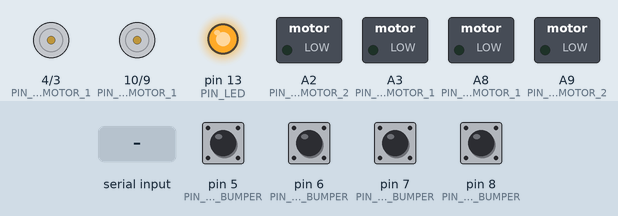
Simulated run of this program. Board: Teensy 3. Shown: motor-driver pin pairs drawn as motors (green arrow = first pin HIGH = forward, orange = second pin HIGH = backward, longer = more drive), switched loads named in the program (green lamp = pin HIGH), output pins drawn as LEDs (lit = HIGH). The test bench sets the inputs (shaded band); at power-on: pin 5 (PIN_LEFT_BUMPER), pin 6 (PIN_BACK_BUMPER), pin 7 (PIN_FRONT_BUMPER), pin 8 (PIN_RIGHT_BUMPER) HIGH.

Above: at 1.2 s.
1.3 s: "U90\n" received over Serial
At 2.6 s:
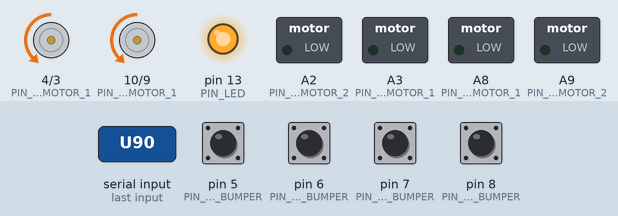
Timing chart, 0 to 4.3 s (numbered marks = the images above; inputs shaded):
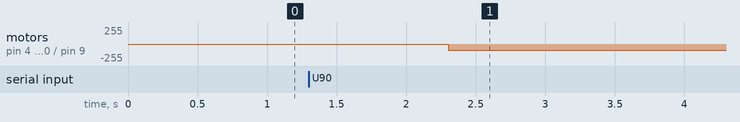

The program:

main.cpp
```cpp
/*
 * File: robotMCU
 * --------------
 * Erick Blankenberg, Beck Goodloe, Josiah Clark
 * ME210
 * 2/5/2019
 * Final
 *
 * Description:
 * 	Allows for the raspberry pi to drive around
 */

/*------------------------------ Library Includes ----------------------------*/

#include <Arduino.h>
#include <Metro.h>

/*------------------------------ Pin Definitions -----------------------------*/

// Utility
#define PIN_LED 13

// Bumper pins, make sure to use input pullup. Is high when depressed.
#define PIN_RIGHT_BUMPER  8
#define PIN_LEFT_BUMPER  5
#define PIN_BACK_BUMPER 6
#define PIN_FRONT_BUMPER 7 // BAD

// Motor pins
#define PIN_NORTH_MOTOR_1 4
#define PIN_NORTH_MOTOR_2 3
#define PIN_SOUTH_MOTOR_1 10
#define PIN_SOUTH_MOTOR_2 9
#define PIN_EAST_MOTOR_1  17
#define PIN_EAST_MOTOR_2  16
#define PIN_WEST_MOTOR_1  22
#define PIN_WEST_MOTOR_2  23

/*----------------------------- Global Variables -----------------------------*/

// Timeout timer
#define TIMEOUT 50 // (ms) how long until bot should halt if connection fails
static Metro TimeOut = Metro(TIMEOUT);

/*----------------------------------- Main -----------------------------------*/

void setup() {
  // Really runs at full USB speed
  Serial.begin(9600);
  pinMode(PIN_LED, OUTPUT);
  digitalWrite(PIN_LED, HIGH);

  //Drive train pins
  pinMode(PIN_NORTH_MOTOR_1, OUTPUT);
  pinMode(PIN_NORTH_MOTOR_2, OUTPUT);
  pinMode(PIN_SOUTH_MOTOR_1, OUTPUT);
  pinMode(PIN_SOUTH_MOTOR_2, OUTPUT);
  pinMode(PIN_EAST_MOTOR_1, OUTPUT);
  pinMode(PIN_EAST_MOTOR_2, OUTPUT);
  pinMode(PIN_WEST_MOTOR_1, OUTPUT);
  pinMode(PIN_WEST_MOTOR_2, OUTPUT);

  // Bumper pins
  pinMode(PIN_BACK_BUMPER, INPUT_PULLUP);
  pinMode(PIN_FRONT_BUMPER, INPUT_PULLUP);
  pinMode(PIN_LEFT_BUMPER, INPUT_PULLUP);
  pinMode(PIN_RIGHT_BUMPER, INPUT_PULLUP);

}

void loop() {
  int currentState = 0; // Packed data we want to send, current format is UDLR----.....
  /*
  //Actuates moving forward
  analogWrite(PIN_NORTH_MOTOR_1, 1024);
  analogWrite(PIN_NORTH_MOTOR_2, 0);
  analogWrite(PIN_SOUTH_MOTOR_1, 1024);
  analogWrite(PIN_SOUTH_MOTOR_2, 0);
  analogWrite(PIN_EAST_MOTOR_1, 1024);
  analogWrite(PIN_EAST_MOTOR_2, 0);
  analogWrite(PIN_WEST_MOTOR_1, 1024);
  analogWrite(PIN_WEST_MOTOR_2, 0);
  while(1);
  */
  // Reads bumpers TODO debounce bumpers
  currentState |= ((int) digitalRead(PIN_FRONT_BUMPER)) << 0;
  currentState |= ((int) digitalRead(PIN_BACK_BUMPER))  << 1;
  currentState |= ((int) digitalRead(PIN_LEFT_BUMPER))  << 2;
  currentState |= ((int) digitalRead(PIN_RIGHT_BUMPER)) << 3;

  // Reads command input
  static int16_t motorValUpDown;
  static int16_t motorValLeftRight;
  if(TimeOut.check()) {

  } // Timeout

  // Updates motor values
  if(Serial.available()) {
    char commandHeader = Serial.read();
    switch(commandHeader) {
      case 'P': // Ping the MCU
        Serial.println("Here!");
        break;
      case 'U': // Update motor values
        TimeOut.reset();
        motorValUpDown    = Serial.parseInt();
        motorValLeftRight = Serial.parseInt();
        break;
      case 'B': // Get bumper values
        Serial.print(currentState);
        break;
      default:
        Serial.print("Parse Failure: \"");
        Serial.print(commandHeader);
        Serial.print("\"");
        digitalWrite(PIN_LED, HIGH); // Failure
    }
  }
  while(Serial.available()) {Serial.read();} // Clears up, faster than sending so should be ok

  // Actuates motors
  // > North/South
  analogWrite(PIN_NORTH_MOTOR_2, (motorValUpDown >= 0) ? motorValUpDown : 0);
  analogWrite(PIN_NORTH_MOTOR_1, (motorValUpDown < 0) ? abs(motorValUpDown) : 0);
  analogWrite(PIN_SOUTH_MOTOR_2, (motorValUpDown >= 0) ? motorValUpDown : 0);
  analogWrite(PIN_SOUTH_MOTOR_1, (motorValUpDown < 0) ? abs(motorValUpDown) : 0);
  // > East/West
  analogWrite(PIN_EAST_MOTOR_2, (motorValLeftRight >= 0) ? motorValLeftRight : 0);
  analogWrite(PIN_EAST_MOTOR_1, (motorValLeftRight < 0) ? abs(motorValLeftRight) : 0);
  analogWrite(PIN_WEST_MOTOR_2, (motorValLeftRight >= 0) ? motorValLeftRight : 0);
  analogWrite(PIN_WEST_MOTOR_1, (motorValLeftRight < 0) ? abs(motorValLeftRight) : 0);
}
```

Measured:
- after the input at 1.3 s, motor on pin 4 (PIN_NORTH_MOTOR_1) / pin 3 (PIN_NORTH_MOTOR_2), motor on pin 10 (PIN_SOUTH_MOTOR_1) / pin 9 (PIN_SOUTH_MOTOR_2): stopped → backward 90/255 after 1.0 s
